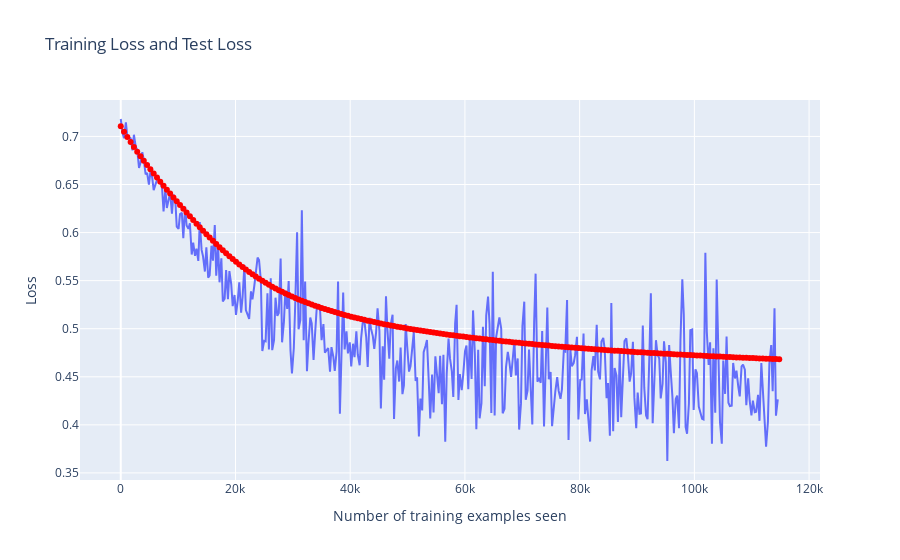

Notebook source saved alongside this figure:
### Code cell
fig = px.line(x=train_counter_all, y=train_losses_all, title='Training Loss and Test Loss')
fig.add_trace(
    px.scatter(x=test_counter,
               y=test_losses,
               color_discrete_sequence=['red']).data[0])
fig.update_layout(
    xaxis_title='Number of training examples seen',
    yaxis_title='Loss',
    )
fig.show()

### Figure 1 — Plotly figure (JSON) as saved in the notebook; plotly's stock layout.template omitted (floating-point values rounded to 4 significant figures; data arrays with more than 128 entries replaced by an {"elided": "..."} marker saying what was removed)
{"data": [{"hovertemplate": "x=%{x}<br>y=%{y}<extra></extra>", "legendgroup": "", "line": {"color": "#636efa", "dash": "solid"}, "marker": {"symbol": "circle"}, "mode": "lines", "name": "", "orientation": "v", "showlegend": false, "type": "scatter", "x": {"elided": "400 int values"}, "xaxis": "x", "y": {"elided": "400 float values"}, "yaxis": "y"}, {"hovertemplate": "x=%{x}<br>y=%{y}<extra></extra>", "legendgroup": "", "marker": {"color": "red", "symbol": "circle"}, "mode": "markers", "name": "", "orientation": "v", "showlegend": false, "type": "scatter", "x": {"elided": "201 int values"}, "xaxis": "x", "y": {"elided": "201 float values"}, "yaxis": "y"}], "layout": {"legend": {"tracegroupgap": 0}, "title": {"text": "Training Loss and Test Loss"}, "xaxis": {"anchor": "y", "domain": [0, 1], "title": {"text": "Number of training examples seen"}}, "yaxis": {"anchor": "x", "domain": [0, 1], "title": {"text": "Loss"}}}}
